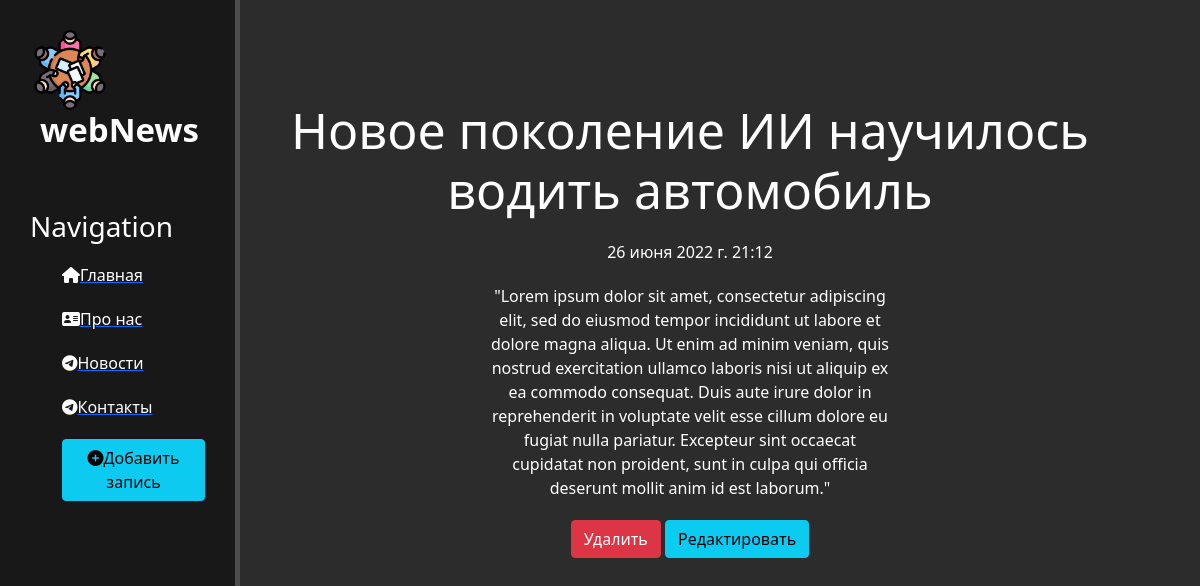
Screenshot of /news/3 with the database file from the repository.
### news/models.py (models this page shows, shortened)
class Articles(models.Model):
    title = models.CharField('Название', max_length=50)
    anons = models.CharField('Анонс', max_length=250)
    full_text = models.TextField('Статья')
    date = models.DateTimeField('Дата публикации')
    class Meta:
        verbose_name ='Новость'
        verbose_name_plural ='Новости'

### news/views.py (the view)
# urls.py: path('<int:pk>', views.NewsDetailView.as_view(),name='news-detail'),
class NewsDetailView(DetailView):
    model = Articles
    template_name = 'news/details_view.html'
    context_object_name = 'article'

### news/templates/news/details_view.html (shortened to what this page needs)
{% extends 'main/layout.html' %}
{% block content %}
   <div class="features">
       <h1>{{ article.title }}</h1>
       <p>{{ article.date }}</p>
       <p>{{ article.full_text }}</p>
       <a href="{% url 'news-delete' article.id %}" class="btn btn-danger">Удалить</a>
       <a href="{% url 'news-update' article.id %}" class="btn btn-info">Редактировать</a>
   </div>
{% endblock %}

### main/static/main/css/main.css (style rules this page uses)
body { background: #2c2c2c; }
main .features { float: left; color: #fff; margin-top: 100px; text-align: center; width: 75%; }
main .features h1 { font-size: 50px; }
main .features p { max-width: 400px; margin: 20px auto }

### rows the page displays
Articles: title "Новое поколение ИИ научилось водить автомобиль", date "26 июня 2022 г. 21:12", full_text "\"Lorem ipsum dolor sit amet, consectetur adipiscing elit, sed do eiusmod tempor incididunt ut labore et dolore magna aliqua. Ut enim ad minim veniam, quis nostrud exercitation ullamco laboris nisi ut aliquip ex ea commodo consequat. Duis aute irure dolor in reprehenderit in voluptate velit esse cillum dolore eu fugiat nulla pariatur. Excepteur sint occaecat cupidatat non proident, sunt in culpa qui officia deserunt mollit anim id est laborum.\""
